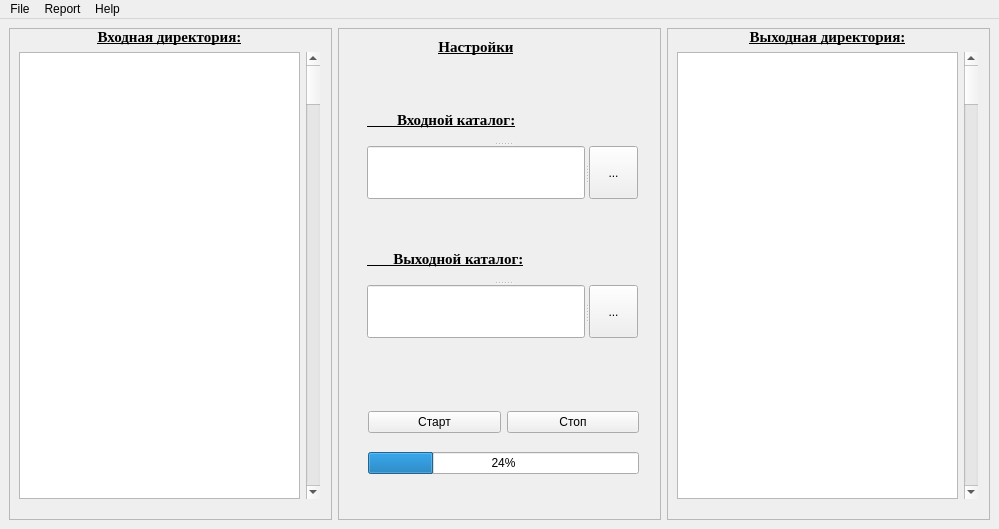
<?xml version="1.0" encoding="UTF-8"?>
<ui version="4.0">
 <class>MainWindow</class>
 <widget class="QMainWindow" name="MainWindow">
  <property name="geometry">
   <rect>
    <x>0</x>
    <y>0</y>
    <width>999</width>
    <height>529</height>
   </rect>
  </property>
  <property name="windowTitle">
   <string>Abstract</string>
  </property>
  <widget class="QWidget" name="centralwidget">
   <layout class="QHBoxLayout" name="horizontalLayout">
    <item>
     <widget class="QFrame" name="frame">
      <property name="frameShape">
       <enum>QFrame::StyledPanel</enum>
      </property>
      <property name="frameShadow">
       <enum>QFrame::Raised</enum>
      </property>
      <widget class="QWidget" name="layoutWidget">
       <property name="geometry">
        <rect>
         <x>10</x>
         <y>0</y>
         <width>301</width>
         <height>471</height>
        </rect>
       </property>
       <layout class="QVBoxLayout" name="verticalLayout_2">
        <item>
         <widget class="QSplitter" name="splitter_2">
          <property name="orientation">
           <enum>Qt::Horizontal</enum>
          </property>
          <widget class="QLabel" name="label_3">
           <property name="font">
            <font>
             <family>Times New Roman</family>
             <pointsize>11</pointsize>
             <weight>75</weight>
             <bold>true</bold>
             <underline>true</underline>
            </font>
           </property>
           <property name="text">
            <string>Входная директория:</string>
           </property>
           <property name="alignment">
            <set>Qt::AlignCenter</set>
           </property>
          </widget>
         </widget>
        </item>
        <item>
         <layout class="QHBoxLayout" name="horizontalLayout_2">
          <item>
           <widget class="QTextEdit" name="textEdit"/>
          </item>
          <item>
           <widget class="QScrollBar" name="verticalScrollBar">
            <property name="orientation">
             <enum>Qt::Vertical</enum>
            </property>
           </widget>
          </item>
         </layout>
        </item>
       </layout>
      </widget>
     </widget>
    </item>
    <item>
     <widget class="QFrame" name="frame_2">
      <property name="frameShape">
       <enum>QFrame::StyledPanel</enum>
      </property>
      <property name="frameShadow">
       <enum>QFrame::Raised</enum>
      </property>
      <widget class="QWidget" name="widget_2" native="true">
       <property name="geometry">
        <rect>
         <x>0</x>
         <y>330</y>
         <width>311</width>
         <height>141</height>
        </rect>
       </property>
       <widget class="QWidget" name="layoutWidget">
        <property name="geometry">
         <rect>
          <x>30</x>
          <y>40</y>
          <width>271</width>
          <height>91</height>
         </rect>
        </property>
        <layout class="QGridLayout" name="gridLayout">
         <item row="0" column="0">
          <widget class="QPushButton" name="pushButton">
           <property name="text">
            <string>Старт</string>
           </property>
          </widget>
         </item>
         <item row="0" column="1">
          <widget class="QPushButton" name="pushButton_2">
           <property name="text">
            <string>Стоп</string>
           </property>
          </widget>
         </item>
         <item row="1" column="0" colspan="2">
          <widget class="QProgressBar" name="progressBar">
           <property name="value">
            <number>24</number>
           </property>
          </widget>
         </item>
        </layout>
       </widget>
      </widget>
      <widget class="QWidget" name="widget" native="true">
       <property name="geometry">
        <rect>
         <x>100</x>
         <y>10</y>
         <width>121</width>
         <height>42</height>
        </rect>
       </property>
       <property name="layoutDirection">
        <enum>Qt::LeftToRight</enum>
       </property>
       <layout class="QFormLayout" name="formLayout">
        <item row="0" column="0">
         <widget class="QSplitter" name="splitter">
          <property name="orientation">
           <enum>Qt::Horizontal</enum>
          </property>
          <widget class="QLabel" name="label_4">
           <property name="font">
            <font>
             <family>Times New Roman</family>
             <pointsize>11</pointsize>
             <weight>75</weight>
             <bold>true</bold>
             <underline>true</underline>
            </font>
           </property>
           <property name="text">
            <string>Настройки</string>
           </property>
           <property name="alignment">
            <set>Qt::AlignCenter</set>
           </property>
          </widget>
         </widget>
        </item>
       </layout>
      </widget>
      <widget class="QWidget" name="layoutWidget">
       <property name="geometry">
        <rect>
         <x>20</x>
         <y>60</y>
         <width>291</width>
         <height>271</height>
        </rect>
       </property>
       <layout class="QVBoxLayout" name="verticalLayout">
        <item>
         <widget class="QWidget" name="widget_3" native="true">
          <widget class="QSplitter" name="splitter_6">
           <property name="geometry">
            <rect>
             <x>9</x>
             <y>10</y>
             <width>271</width>
             <height>101</height>
            </rect>
           </property>
           <property name="orientation">
            <enum>Qt::Vertical</enum>
           </property>
           <widget class="QWidget" name="widget_4" native="true">
            <layout class="QHBoxLayout" name="horizontalLayout_5">
             <item>
              <widget class="QSplitter" name="splitter_3">
               <property name="orientation">
                <enum>Qt::Horizontal</enum>
               </property>
               <widget class="QLabel" name="label_6">
                <property name="font">
                 <font>
                  <family>Times New Roman</family>
                  <pointsize>11</pointsize>
                  <weight>75</weight>
                  <bold>true</bold>
                  <underline>true</underline>
                 </font>
                </property>
                <property name="text">
                 <string>        Входной каталог:</string>
                </property>
                <property name="textFormat">
                 <enum>Qt::MarkdownText</enum>
                </property>
               </widget>
              </widget>
             </item>
            </layout>
           </widget>
           <widget class="QWidget" name="widget_5" native="true">
            <layout class="QHBoxLayout" name="horizontalLayout_6">
             <item>
              <widget class="QSplitter" name="splitter_5">
               <property name="orientation">
                <enum>Qt::Horizontal</enum>
               </property>
               <widget class="QLineEdit" name="lineEdit"/>
               <widget class="QToolButton" name="toolButton">
                <property name="text">
                 <string>...</string>
                </property>
               </widget>
              </widget>
             </item>
            </layout>
           </widget>
          </widget>
         </widget>
        </item>
        <item>
         <widget class="QWidget" name="widget_6" native="true">
          <widget class="QSplitter" name="splitter_7">
           <property name="geometry">
            <rect>
             <x>9</x>
             <y>10</y>
             <width>271</width>
             <height>101</height>
            </rect>
           </property>
           <property name="orientation">
            <enum>Qt::Vertical</enum>
           </property>
           <widget class="QWidget" name="widget_7" native="true">
            <layout class="QHBoxLayout" name="horizontalLayout_7">
             <item>
              <widget class="QSplitter" name="splitter_8">
               <property name="orientation">
                <enum>Qt::Horizontal</enum>
               </property>
               <widget class="QLabel" name="label_7">
                <property name="font">
                 <font>
                  <family>Times New Roman</family>
                  <pointsize>11</pointsize>
                  <weight>75</weight>
                  <bold>true</bold>
                  <underline>true</underline>
                 </font>
                </property>
                <property name="text">
                 <string>       Выходной каталог:</string>
                </property>
                <property name="textFormat">
                 <enum>Qt::MarkdownText</enum>
                </property>
               </widget>
              </widget>
             </item>
            </layout>
           </widget>
           <widget class="QWidget" name="widget_8" native="true">
            <layout class="QHBoxLayout" name="horizontalLayout_8">
             <item>
              <widget class="QSplitter" name="splitter_9">
               <property name="orientation">
                <enum>Qt::Horizontal</enum>
               </property>
               <widget class="QLineEdit" name="lineEdit_2"/>
               <widget class="QToolButton" name="toolButton_2">
                <property name="text">
                 <string>...</string>
                </property>
               </widget>
              </widget>
             </item>
            </layout>
           </widget>
          </widget>
         </widget>
        </item>
       </layout>
      </widget>
     </widget>
    </item>
    <item>
     <widget class="QFrame" name="frame_3">
      <property name="frameShape">
       <enum>QFrame::StyledPanel</enum>
      </property>
      <property name="frameShadow">
       <enum>QFrame::Raised</enum>
      </property>
      <widget class="QWidget" name="layoutWidget">
       <property name="geometry">
        <rect>
         <x>10</x>
         <y>0</y>
         <width>301</width>
         <height>471</height>
        </rect>
       </property>
       <layout class="QVBoxLayout" name="verticalLayout_4">
        <item>
         <widget class="QSplitter" name="splitter_4">
          <property name="orientation">
           <enum>Qt::Horizontal</enum>
          </property>
          <widget class="QLabel" name="label_5">
           <property name="font">
            <font>
             <family>Times New Roman</family>
             <pointsize>11</pointsize>
             <weight>75</weight>
             <bold>true</bold>
             <underline>true</underline>
            </font>
           </property>
           <property name="text">
            <string>Выходная директория:</string>
           </property>
           <property name="textFormat">
            <enum>Qt::MarkdownText</enum>
           </property>
           <property name="alignment">
            <set>Qt::AlignCenter</set>
           </property>
          </widget>
         </widget>
        </item>
        <item>
         <layout class="QHBoxLayout" name="horizontalLayout_4">
          <item>
           <widget class="QTextEdit" name="textEdit_3"/>
          </item>
          <item>
           <widget class="QScrollBar" name="verticalScrollBar_3">
            <property name="orientation">
             <enum>Qt::Vertical</enum>
            </property>
           </widget>
          </item>
         </layout>
        </item>
       </layout>
      </widget>
     </widget>
    </item>
   </layout>
  </widget>
  <widget class="QMenuBar" name="menubar">
   <property name="geometry">
    <rect>
     <x>0</x>
     <y>0</y>
     <width>999</width>
     <height>26</height>
    </rect>
   </property>
   <widget class="QMenu" name="menuFile">
    <property name="title">
     <string>File</string>
    </property>
    <addaction name="actionExit"/>
   </widget>
   <widget class="QMenu" name="menuReport">
    <property name="title">
     <string>Report</string>
    </property>
   </widget>
   <widget class="QMenu" name="menuHelp">
    <property name="title">
     <string>Help</string>
    </property>
   </widget>
   <addaction name="menuFile"/>
   <addaction name="menuReport"/>
   <addaction name="menuHelp"/>
  </widget>
  <action name="actionSetting">
   <property name="text">
    <string>Setting</string>
   </property>
  </action>
  <action name="actionExit">
   <property name="text">
    <string>Exit</string>
   </property>
  </action>
 </widget>
 <resources/>
 <connections/>
</ui>
